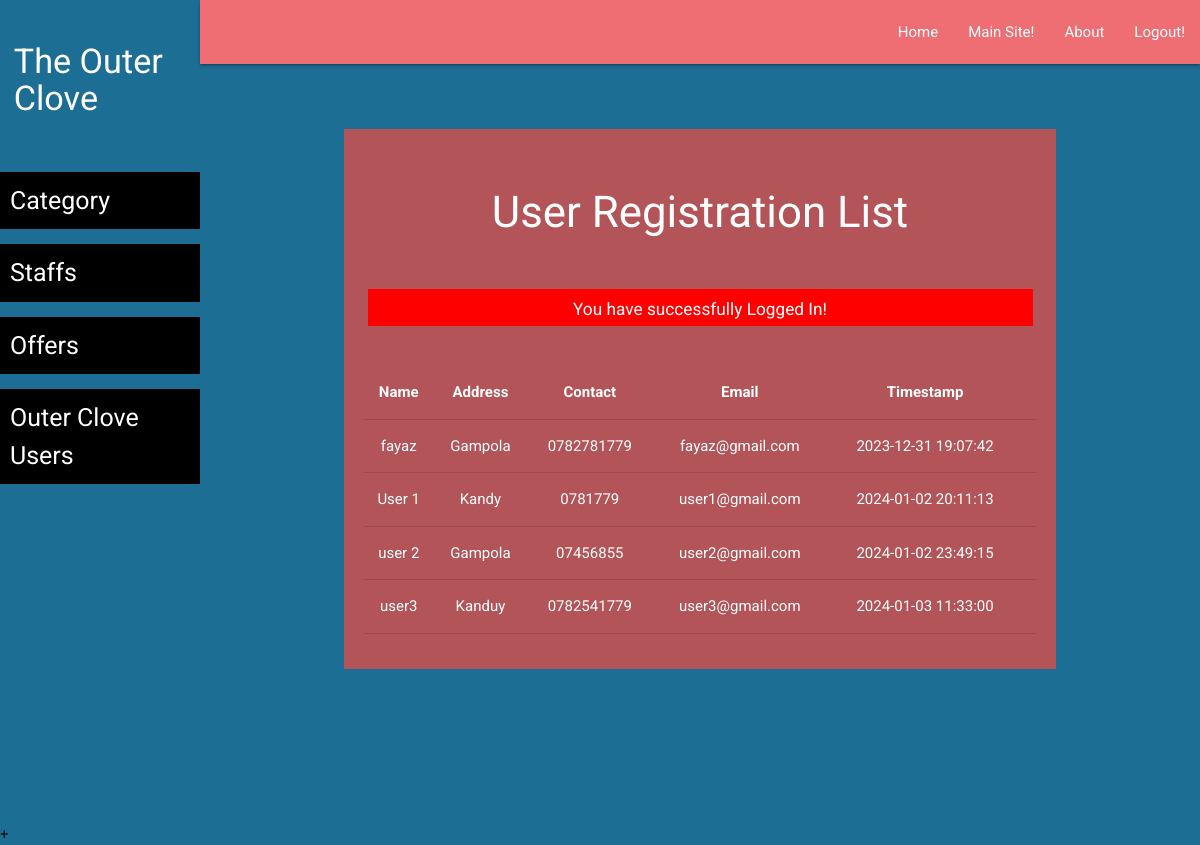
/TheOuterClove/admin/user-registration-list.php (signed in), run on the app's committed database.
### tables this page shows
CREATE TABLE `users` (
  `id` int(11) NOT NULL,
  `name` varchar(255) NOT NULL,
  `address` varchar(255) NOT NULL,
  `contact` varchar(20) NOT NULL,
  `email` varchar(255) NOT NULL,
  `password` varchar(255) NOT NULL,
  `timestamp` datetime NOT NULL
);

### TheOuterClove/admin/user-registration-list.php (the view, shortened to what this page needs)
<?php
require('layout/header.php');
require('layout/left-sidebar-long.php');
require('layout/topnav.php');
require('layout/left-sidebar-short.php');
require('../backends/connection-pdo.php');
try {
    $sql = "SELECT * FROM users";
    $query = $pdoconn->query($sql);
    $userList = $query->fetchAll(PDO::FETCH_ASSOC);
} catch (PDOException $e) {
    echo "Database error: " . $e->getMessage();
}
?>
<div class="section white-text" style="background: #B35458;">
    <div class="section">
        <h3>User Registration List</h3>
    </div>
    <?php
    if (isset($_SESSION['msg'])) {
        echo '<div class="section center" style="margin: 5px 35px;"><div class="row" style="background: red; color: white;">
        <div class="col s12">
            <h6>' . $_SESSION['msg'] . '</h6>
            </div>
        </div></div>';
    }
    ?>
    <div class="section center" style="padding: 20px;">
        <?php if (isset($userList) && count($userList) > 0): ?>
            <table class="centered responsive-table">
                <thead>
                    <tr>
                        <th>Name</th>
                        <th>Address</th>
                        <th>Contact</th>
                        <th>Email</th>
                        <th>Timestamp</th>
                    </tr>
                </thead>
                <tbody>
                    <?php foreach ($userList as $user): ?>
                        <tr>
                            <td><?php echo $user['name']; ?></td>
                            <td><?php echo $user['address']; ?></td>
                            <td><?php echo $user['contact']; ?></td>
                            <td><?php echo $user['email']; ?></td>
                            <td><?php echo $user['timestamp']; ?></td>
                            <td>
                            </td>
                        </tr>
                    <?php endforeach; ?>
                </tbody>
            </table>
        <?php else: ?>
            <p>No users found.</p>
        <?php endif; ?>
    </div>
</div>
<?php require('layout/footer.php'); ?>

### TheOuterClove/css/form-style.css (style rules this page uses)
body { background: #1D6E95; font-family: "Roboto", sans-serif; -webkit-font-smoothing: antialiased; -moz-osx-font-smoothing: grayscale; }
.row { margin-bottom: 0 !important; }
.col { padding: 0 !important; }

### data on the page
users: name "fayaz", address "Gampola", contact "0782781779", email "fayaz@gmail.com", timestamp "2023-12-31 19:07:42"
users: name "User 1", address "Kandy", contact "0781779", email "user1@gmail.com", timestamp "2024-01-02 20:11:13"
users: name "user 2", address "Gampola", contact "07456855", email "user2@gmail.com", timestamp "2024-01-02 23:49:15"
users: name "user3", address "Kanduy", contact "0782541779", email "user3@gmail.com", timestamp "2024-01-03 11:33:00"

### other printed values
$_SESSION['msg'] "You have successfully Logged In!"
